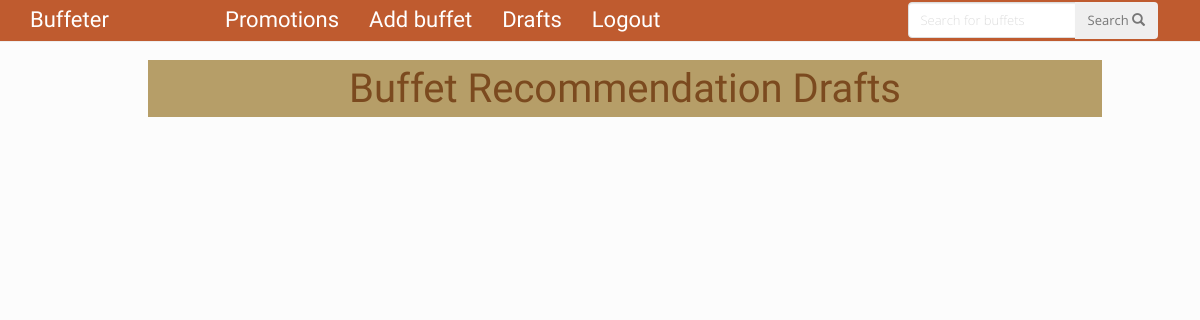
Before: /drafts/ (signed in) with the older database file.
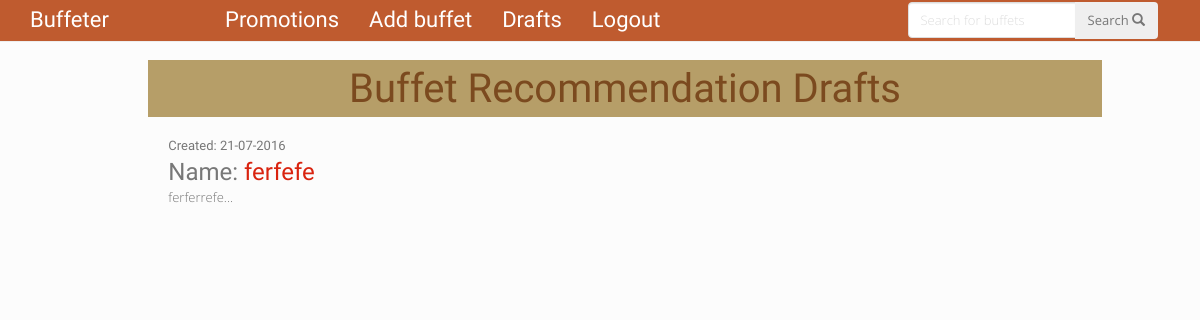
After: the same page with the newer database file.
### buffetinfo/models.py (models this page shows, shortened)
class Buffet(models.Model):
    author = models.ForeignKey('auth.User')
    name = models.CharField(max_length=200)
    location = models.CharField(max_length=200, choices=LOCATION_CHOICES)
    cuisine_type = models.CharField(max_length=200, choices=CUISINE_CHOICES)
    desc = models.TextField()
    hrs_opening = models.TimeField(help_text="")
    hrs_closing = models.TimeField(help_text="")
    phone_number = models.CharField(max_length=20, null=True)
    address = models.CharField(max_length=100, null=True)
    weekday_adult_breakfast_price = models.FloatField(blank=True, null=True)
    weekday_adult_lunch_price = models.FloatField(null=True)
    weekday_adult_hightea_price = models.FloatField(blank=True, null=True)
    weekday_adult_dinner_price = models.FloatField(null=True)
    weekday_child_breakfast_price = models.FloatField(blank=True, null=True)
    weekday_child_lunch_price = models.FloatField(blank=True, null=True)
    weekday_child_hightea_price = models.FloatField(blank=True, null=True)
    weekday_child_dinner_price = models.FloatField(blank=True, null=True)
    weekend_adult_breakfast_price = models.FloatField(blank=True, null=True)
    weekend_adult_lunch_price = models.FloatField(null=True)
    weekend_adult_hightea_price = models.FloatField(blank=True, null=True)
    weekend_adult_dinner_price = models.FloatField(null=True)
    weekend_child_breakfast_price = models.FloatField(blank=True, null=True)
    weekend_child_lunch_price = models.FloatField(blank=True, null=True)
    weekend_child_hightea_price = models.FloatField(blank=True, null=True)
    weekend_child_dinner_price = models.FloatField(blank=True, null=True)
    created_date = models.DateTimeField(
            default=timezone.now)
    published_date = models.DateTimeField(
            blank=True, null=True)
    objects = BuffetManager()

### buffetinfo/views.py (the view)
# urls.py: url(r'^drafts/$', views.buffet_draft_list, name='buffet_draft_list'),
@login_required
def buffet_draft_list(request):
    buffets = Buffet.objects.filter(published_date__isnull=True, author=request.user).order_by('created_date')
    return render(request, 'buffetinfo/buffet_draft_list.html', {'buffets': buffets})

### buffetinfo/models.py (called while the page is built)
    def get_queryset(self):
        return super(BuffetManager, self).get_queryset()

### buffetinfo/templates/buffetinfo/buffet_draft_list.html (shortened to what this page needs)
{% extends 'buffetinfo/base.html' %}
{% block content %}
<div id = "buffetdraft">
	<p> Buffet Recommendation Drafts </p>
</div>
    {% for buffet in buffets %}
        <div class="buffet">
        	<div id = "buffetdraftcreateddate">
            	<p class="date">Created: {{ buffet.created_date|date:'d-m-Y' }}</p>
            </div>
            <div id = "buffetdraftlink">
            	<p>Name: <a href="{% url 'buffetinfo.views.buffet_detail' pk=buffet.pk %}">{{ buffet.name }}</a></p>
            </div>
            <p>{{ buffet.desc|truncatechars:200 }}...</p>
        </div>
    {% endfor %}
{% endblock %}

Changed rows visible on the page:
added Buffet: created_date "21-07-2016", name "ferfefe", desc "ferferrefe"
